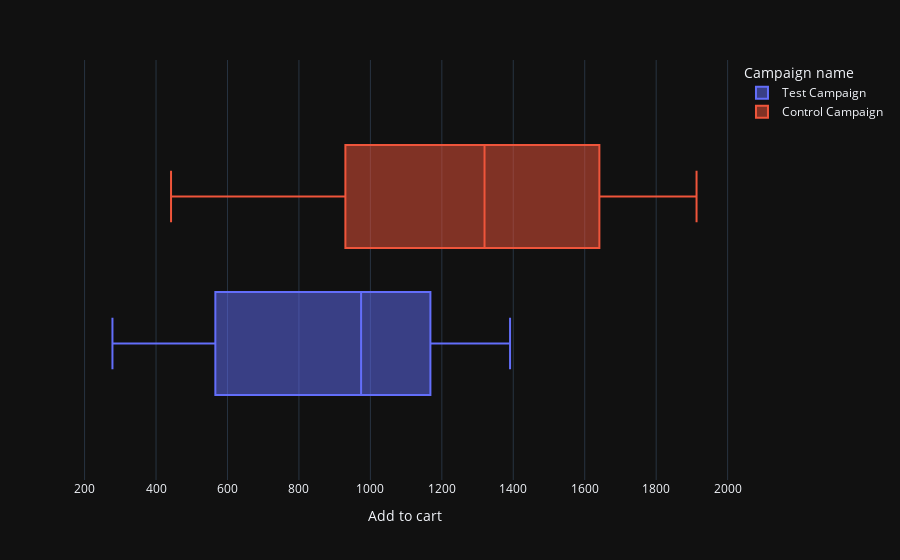
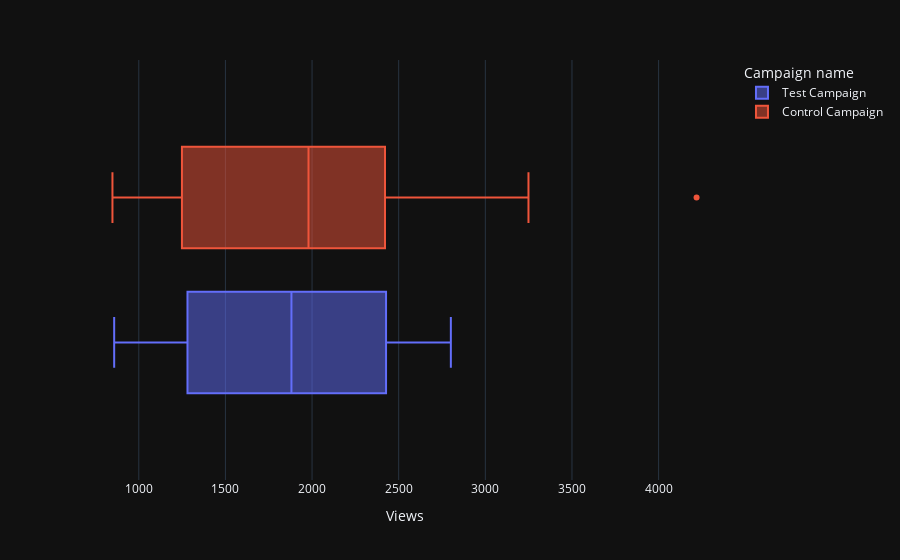
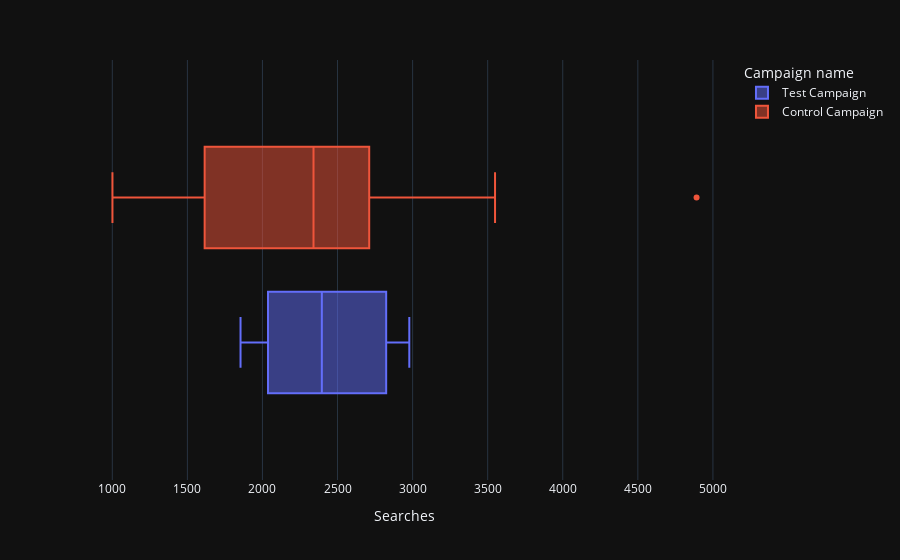
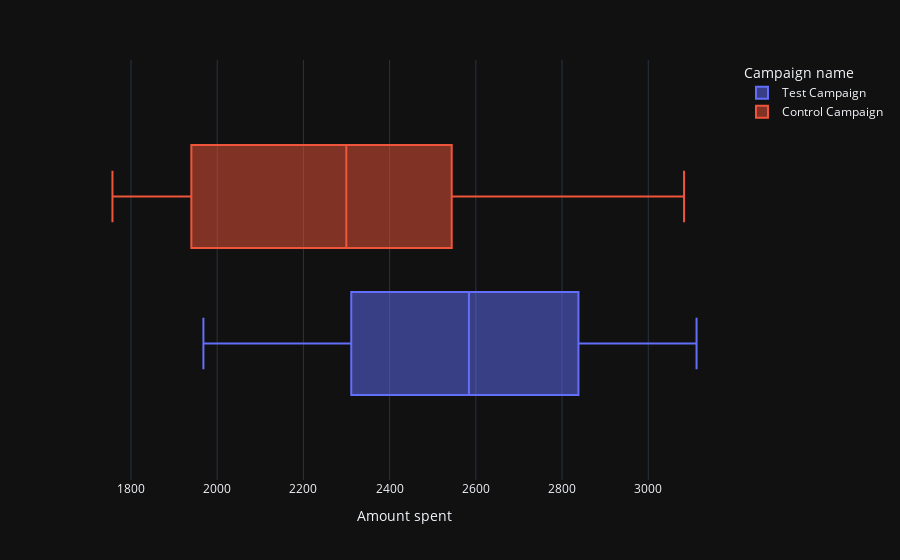

These figures' notebook cell, in order:
### Markdown cell above
# Check data for possible emissions

### Code cell
#a2c
a2c = px.box(
        ab_data,
        x='Add to cart',
        color='Campaign name'
)

#views
views = px.box(
        ab_data,
        x='Views',
        color='Campaign name'
)

#searches
searches = px.box(
        ab_data,
        x='Searches',
        color='Campaign name'
)

#amount_spent
amount_spent = px.box(
        ab_data,
        x='Amount spent',
        color='Campaign name'
)


a2c.show()
views.show()
searches.show()
amount_spent.show()

### Figure 1 — Plotly figure (JSON) as saved in the notebook; plotly's stock layout.template omitted (floating-point values rounded to 4 significant figures)
{"data": [{"alignmentgroup": "True", "hovertemplate": "Campaign name=Test Campaign<br>Add to cart=%{x}<extra></extra>", "legendgroup": "Test Campaign", "marker": {"color": "#636efa"}, "name": "Test Campaign", "notched": false, "offsetgroup": "Test Campaign", "orientation": "h", "showlegend": true, "type": "box", "x": [894, 424, 1075, 1382, 1391, 779, 1090, 1059, 383, 461, 788, 879, 1047, 278, 367, 632, 327, 1228, 346, 992, 1009, 1168, 1268, 1034, 566, 956, 882, 1301, 1240, 1200], "x0": " ", "xaxis": "x", "y0": " ", "yaxis": "y"}, {"alignmentgroup": "True", "hovertemplate": "Campaign name=Control Campaign<br>Add to cart=%{x}<extra></extra>", "legendgroup": "Control Campaign", "marker": {"color": "#EF553B"}, "name": "Control Campaign", "notched": false, "offsetgroup": "Control Campaign", "orientation": "h", "showlegend": true, "type": "box", "x": [1819, 1629, 1887, 1439, 1794, 1339, 1641, 1613, 878, 1695, 908, 1219, 1709, 1460, 819, 1913, 1146, 883, 1448, 980, 1711, 1486, 1134, 442, 1183, 1300, 784, 1166, 930, 645], "x0": " ", "xaxis": "x", "y0": " ", "yaxis": "y"}], "layout": {"boxmode": "group", "legend": {"title": {"text": "Campaign name"}, "tracegroupgap": 0}, "margin": {"t": 60}, "xaxis": {"anchor": "y", "domain": [0, 1], "title": {"text": "Add to cart"}}, "yaxis": {"anchor": "x", "domain": [0, 1]}}}

### Figure 2 — Plotly figure (JSON) as saved in the notebook; plotly's stock layout.template omitted (floating-point values rounded to 4 significant figures)
{"data": [{"alignmentgroup": "True", "hovertemplate": "Campaign name=Test Campaign<br>Views=%{x}<extra></extra>", "legendgroup": "Test Campaign", "marker": {"color": "#636efa"}, "name": "Test Campaign", "notched": false, "offsetgroup": "Test Campaign", "orientation": "h", "showlegend": true, "type": "box", "x": [1069, 1804, 2617, 1992, 2058, 1059, 1609, 2594, 1576, 2522, 2801, 1548, 1894, 1868, 1131, 2004, 2427, 2551, 1046, 2552, 1281, 1240, 2367, 1625, 1437, 858, 1073, 2182, 2194, 2761], "x0": " ", "xaxis": "x", "y0": " ", "yaxis": "y"}, {"alignmentgroup": "True", "hovertemplate": "Campaign name=Control Campaign<br>Views=%{x}<extra></extra>", "legendgroup": "Control Campaign", "marker": {"color": "#EF553B"}, "name": "Control Campaign", "notched": false, "offsetgroup": "Control Campaign", "orientation": "h", "showlegend": true, "type": "box", "x": [2159, 1984, 2486, 1147, 1975, 1149, 1005, 2158, 1642, 2115, 2098, 1841, 848, 2496, 2988, 2496, 1149, 2096, 2421, 3249, 1589, 4219, 1549, 1249, 982, 1944.0, 1249, 1106, 2746, 2179], "x0": " ", "xaxis": "x", "y0": " ", "yaxis": "y"}], "layout": {"boxmode": "group", "legend": {"title": {"text": "Campaign name"}, "tracegroupgap": 0}, "margin": {"t": 60}, "xaxis": {"anchor": "y", "domain": [0, 1], "title": {"text": "Views"}}, "yaxis": {"anchor": "x", "domain": [0, 1]}}}

### Figure 3 — Plotly figure (JSON) as saved in the notebook; plotly's stock layout.template omitted (floating-point values rounded to 4 significant figures)
{"data": [{"alignmentgroup": "True", "hovertemplate": "Campaign name=Test Campaign<br>Searches=%{x}<extra></extra>", "legendgroup": "Test Campaign", "marker": {"color": "#636efa"}, "name": "Test Campaign", "notched": false, "offsetgroup": "Test Campaign", "orientation": "h", "showlegend": true, "type": "box", "x": [1946, 2312, 2893, 2081, 2213, 1979, 2537, 2661, 1995, 2824, 2924, 2359, 2061, 1995, 1983, 2592, 2687, 2937, 2037, 2976, 2432, 1920, 2572, 2978, 2216, 2106, 1854, 2733, 2867, 2899], "x0": " ", "xaxis": "x", "y0": " ", "yaxis": "y"}, {"alignmentgroup": "True", "hovertemplate": "Campaign name=Control Campaign<br>Searches=%{x}<extra></extra>", "legendgroup": "Control Campaign", "marker": {"color": "#EF553B"}, "name": "Control Campaign", "notched": false, "offsetgroup": "Control Campaign", "orientation": "h", "showlegend": true, "type": "box", "x": [2290, 2475, 2941, 1397, 2390, 1209, 1179, 2427, 1756, 2447, 2483, 2033, 1001, 2711, 3102, 2896, 1274, 2423, 2847, 3549, 1672, 4891, 1737, 1615, 1042, 2221.0, 1709, 1388, 3047, 2487], "x0": " ", "xaxis": "x", "y0": " ", "yaxis": "y"}], "layout": {"boxmode": "group", "legend": {"title": {"text": "Campaign name"}, "tracegroupgap": 0}, "margin": {"t": 60}, "xaxis": {"anchor": "y", "domain": [0, 1], "title": {"text": "Searches"}}, "yaxis": {"anchor": "x", "domain": [0, 1]}}}

### Figure 4 — Plotly figure (JSON) as saved in the notebook; plotly's stock layout.template omitted (floating-point values rounded to 4 significant figures)
{"data": [{"alignmentgroup": "True", "hovertemplate": "Campaign name=Test Campaign<br>Amount spent=%{x}<extra></extra>", "legendgroup": "Test Campaign", "marker": {"color": "#636efa"}, "name": "Test Campaign", "notched": false, "offsetgroup": "Test Campaign", "orientation": "h", "showlegend": true, "type": "box", "x": [3008, 2790, 2420, 2831, 1972, 2537, 2516, 3076, 1968, 1979, 2626, 2542, 2712, 3112, 2899, 2407, 2078, 2928, 2311, 2915, 2247, 2805, 2365, 1977, 2710, 2297, 2458, 2838, 2916, 2652], "x0": " ", "xaxis": "x", "y0": " ", "yaxis": "y"}, {"alignmentgroup": "True", "hovertemplate": "Campaign name=Control Campaign<br>Amount spent=%{x}<extra></extra>", "legendgroup": "Control Campaign", "marker": {"color": "#EF553B"}, "name": "Control Campaign", "notched": false, "offsetgroup": "Control Campaign", "orientation": "h", "showlegend": true, "type": "box", "x": [2280, 2149, 2490, 2319, 2697, 1875, 2774, 2024, 2177, 1876, 2596, 1757, 2675, 1803, 2939, 2496, 1892, 1962, 2233, 2061, 2421, 2375, 2343, 2324, 1940, 1835, 3083, 2544, 1900, 2813], "x0": " ", "xaxis": "x", "y0": " ", "yaxis": "y"}], "layout": {"boxmode": "group", "legend": {"title": {"text": "Campaign name"}, "tracegroupgap": 0}, "margin": {"t": 60}, "xaxis": {"anchor": "y", "domain": [0, 1], "title": {"text": "Amount spent"}}, "yaxis": {"anchor": "x", "domain": [0, 1]}}}
